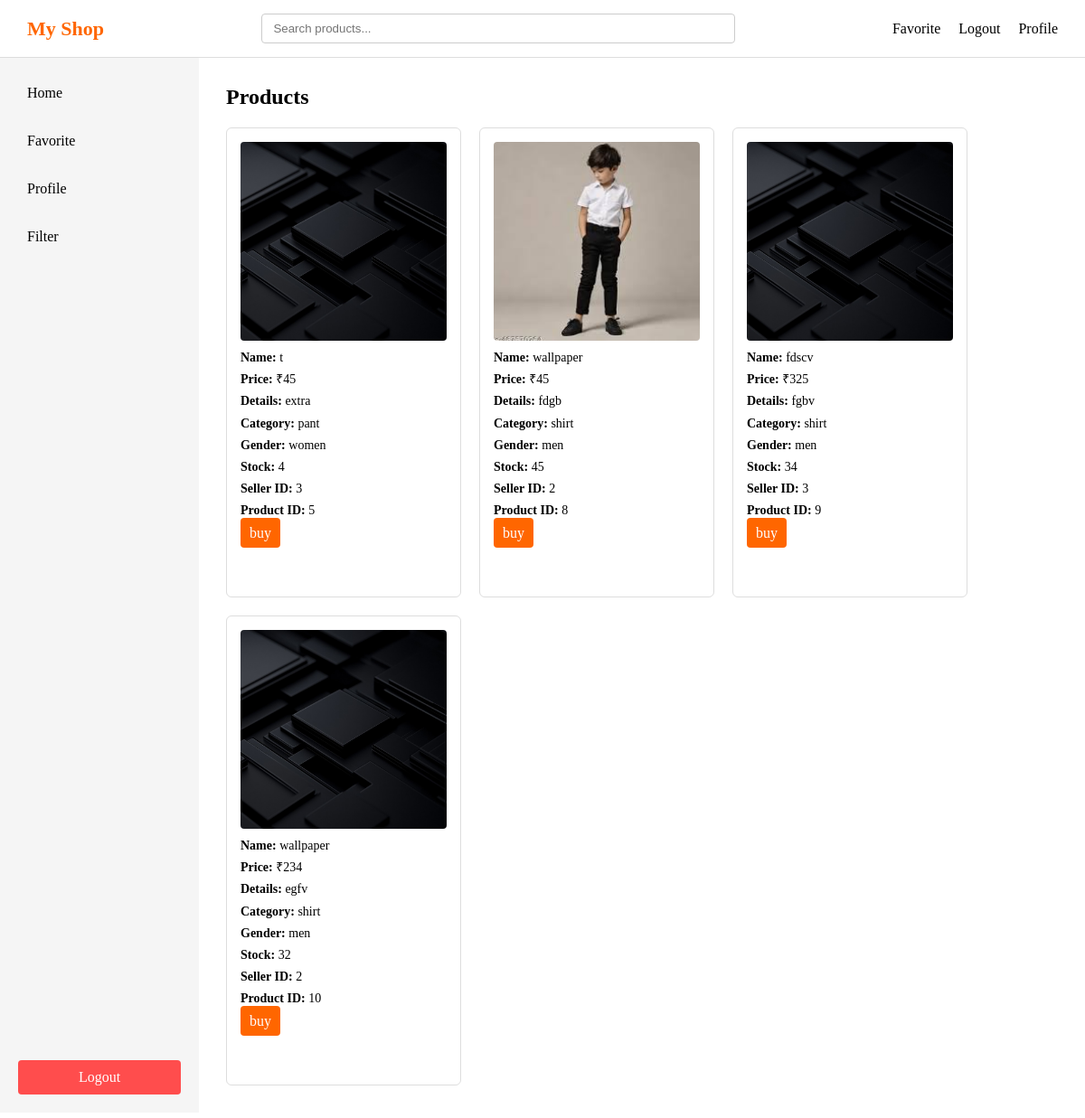
The page /home (signed in) on the database as committed earlier.
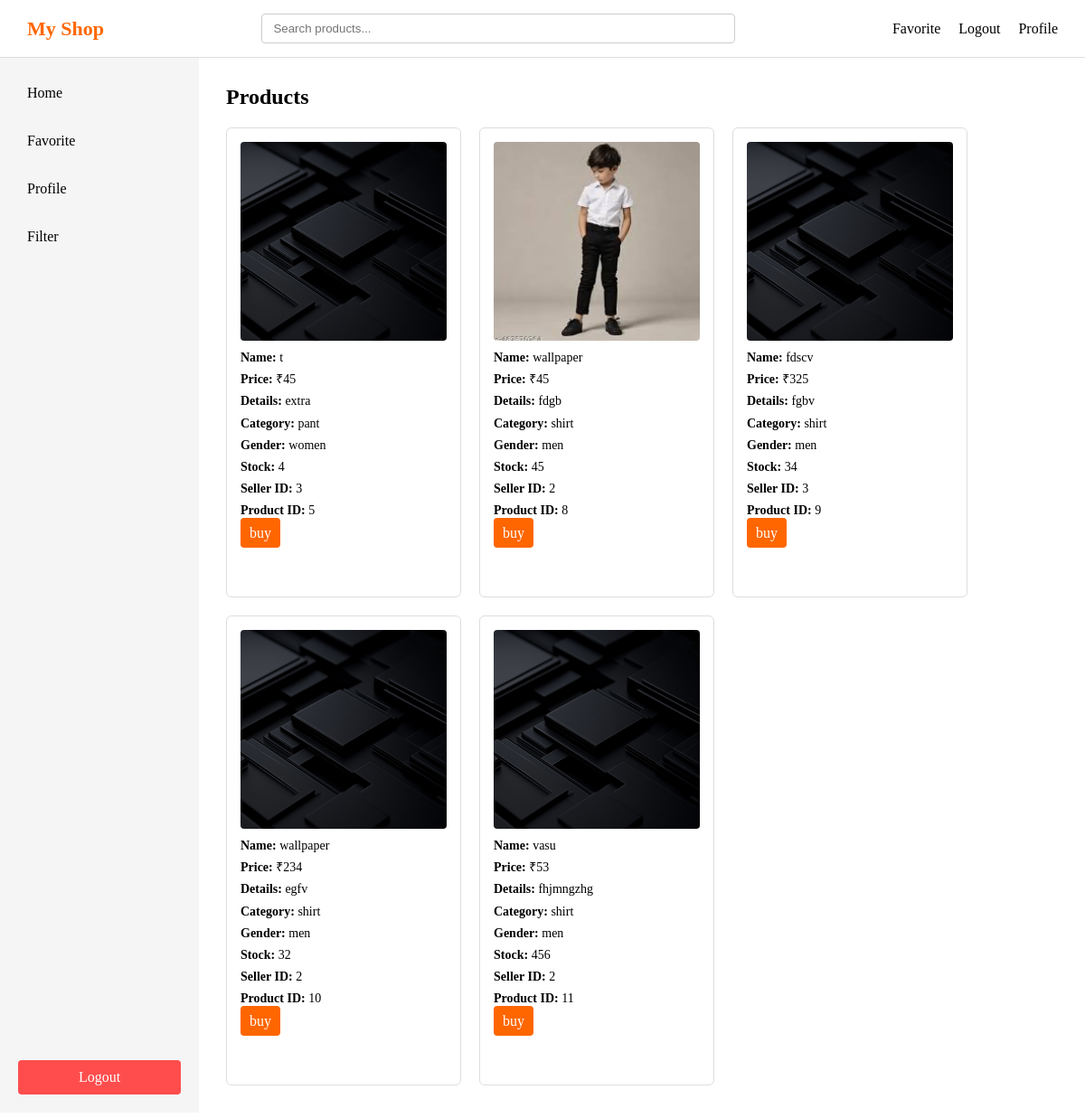
The same page on the database as committed later.
### main.py (models this page shows)
class Product(db.Model):
    id=db.Column(db.Integer, primary_key = True)
    product_name = db.Column(db.String(100))
    product_price= db.Column(db.Integer)
    product_image= db.Column(db.String(200))
    product_details = db.Column(db.Text)
    product_category = db.Column(db.String(100))
    product_gender= db.Column(db.String(20))
    product_stock= db.Column(db.Integer)
    seller_id = db.Column(db.Integer, db.ForeignKey('user.id'))

### main.py (the view)
@app.route('/home')
def home():
    if 'user' not in session:
        return redirect(url_for('login'))
    username = session.get('user')
    user = User.query.filter_by(username= username).first()
    seller_id = user.id
    products = Product.query.all()
    return render_template("home.html", user = user , products = products)

### templates/home.html (shortened to what this page needs)
<!DOCTYPE html>
<html lang="en">
<head>
    <link rel="stylesheet" href="{{ url_for('static', filename='style.css') }}">
</head>
<body>
    <div class="header">
        <div class="logo">My Shop</div>
        <div class="searchbar">
            <input type="text" placeholder="Search products..." />
        </div>
        <div class="right">
            <div class="favorite"><a href="/favorite">Favorite</a></div>
            <div class="logout"><a href="/logout">Logout</a></div>
            <div class="profile"><a href="/profile">Profile</a></div>
        </div>
    </div>
    <div class="layout">
        <div class="sidebar">
            <div class="top">
                <div class="home" id="sidebar-home">Home</div>
                <div class="favorite" id="sidebar-favorite">Favorite</div>
                <div class="profile" id="sidebar-profile">Profile</div>
                {% if user.user_type == 's' %}
                <div class="my_product" id="sidebar-myproduct">My Product</div>
                <div class="filter">Filter</div>
                {% else %}
                <div class="filter">Filter</div>
                {% endif %}
            </div>
            <div class="logout" id="sidebar-logout">Logout</div>
        </div>
        <div class="main">
            <h2>Products</h2>
            {% if products %}
            <div class="products">
                {% for product in products %}
                <div class="product-card">
                    <img src="{{ url_for('static', filename='uploads/' + product.product_image) }}">
                    <p><strong>Name:</strong> {{ product.product_name }}</p>
                    <p><strong>Price:</strong> ₹{{ product.product_price }}</p>
                    <p><strong>Details:</strong> {{ product.product_details }}</p>
                    <p><strong>Category:</strong> {{ product.product_category }}</p>
                    <p><strong>Gender:</strong> {{ product.product_gender }}</p>
                    <p><strong>Stock:</strong> {{ product.product_stock }}</p>
                    <p><strong>Seller ID:</strong> {{ product.seller_id }}</p>
                    <p><strong>Product ID:</strong> {{ product.id }}</p>
                    <div class="buybutton">
                        <a href="{{ url_for('buyButton', product_id=product.id) }}">buy</a>
                    </div>
                </div>
                {% endfor %}
            </div>
            {% endif %}
        </div>
    </div>
</body>
</html>

### static/style.css (style rules this page uses)
* { margin: 0; padding: 0; box-sizing: border-box; }
.header { display: flex; align-items: center; justify-content: space-between; padding: 15px 30px; background-color: #ffffff; border-bottom: 1px solid #ddd; width: 100%; }
.logo { font-size: 22px; font-weight: bold; color: #ff6600; white-space: nowrap; }
.searchbar { flex: 1; display: flex; justify-content: center; }
.searchbar input { width: 60%; min-width: 250px; padding: 8px 12px; border: 1px solid #ccc; border-radius: 4px; }
.right { display: flex; align-items: center; gap: 20px; white-space: nowrap; }
.right a, .right div { text-decoration: none; color: #000; cursor: pointer; font-weight: 500; }
.layout { display: flex; height: calc(100vh - 70px); }
.sidebar { width: 220px; height: 100%; background-color: #f5f5f5; padding: 20px; display: flex; flex-direction: column; }
.sidebar .top { flex: 1; overflow-y: auto; display: flex; flex-direction: column; gap: 15px; }
.sidebar .top div { padding: 10px; cursor: pointer; border-radius: 4px; }
.sidebar .logout { padding: 10px; background-color: #ff4d4d; color: white; text-align: center; border-radius: 4px; cursor: pointer; flex-shrink: 0; }
.main { flex: 1; padding: 30px; background-color: #ffffff; overflow-y: auto; }
.products { display: grid; grid-template-columns: repeat(auto-fill, 260px); gap: 20px; margin-top: 20px; }
.products > div { width: 260px; height: 520px; border: 1px solid #ddd; border-radius: 6px; padding: 15px; background-color: #fff; display: flex; flex-direction: column; overflow: hidden; }
.products img { width: 100%; height: 220px; object-fit: cover; border-radius: 4px; margin-bottom: 10px; }
.products p { font-size: 14px; margin-bottom: 6px; line-height: 1.3; }
.buybutton a, .products button { margin-top: auto; padding: 8px 10px; border-radius: 4px; text-align: center; background-color: #ff6600; color: white; text-decoration: none; border: none; cursor: pointer; }

Rows that differ between the two databases and show on the page:
added Product: product_image (picture), product_name "vasu", product_price "53", product_details "fhjmngzhg", product_category "shirt", product_gender "men", product_stock "456", seller_id "2", id "11"
